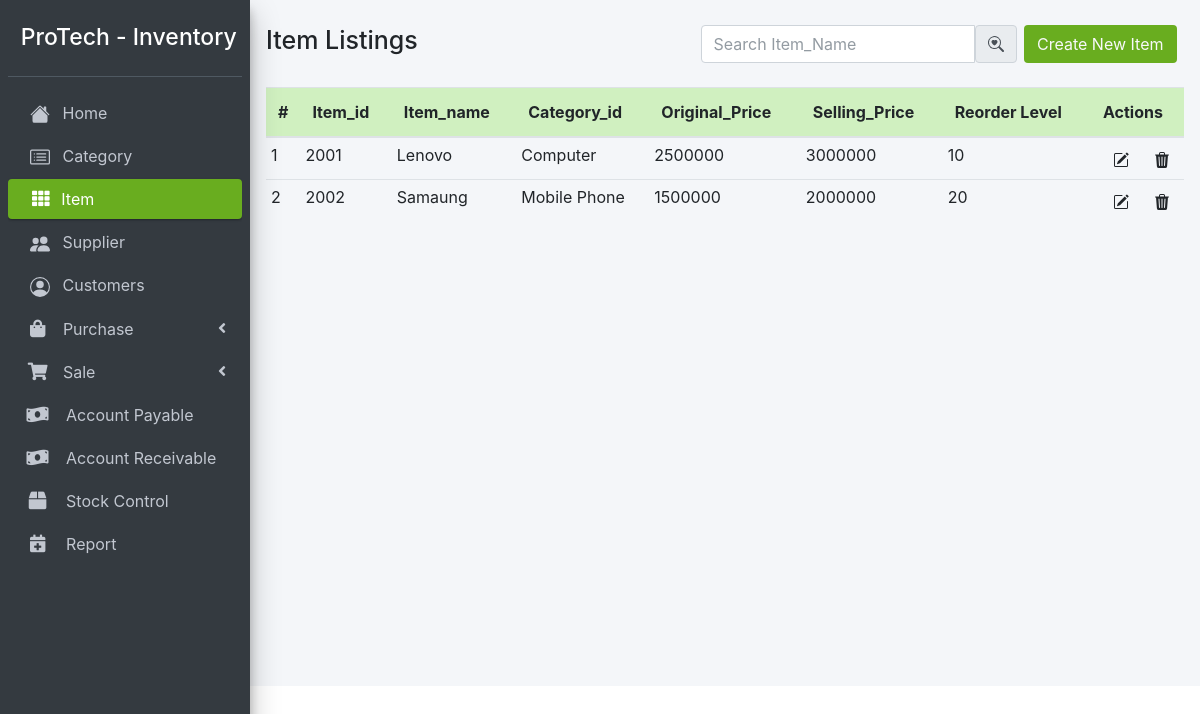
/item.php, run on the app's committed database.
### tables this page shows
CREATE TABLE `item` (
  `id` int(11) NOT NULL,
  `item_id` varchar(255) NOT NULL,
  `item_name` varchar(255) NOT NULL,
  `categories_id` varchar(255) NOT NULL,
  `original_price` int(11) NOT NULL,
  `selling_price` int(11) NOT NULL,
  `reorder_level` int(11) NOT NULL
);

CREATE TABLE `categories` (
  `id` int(11) NOT NULL,
  `categories_code` varchar(255) NOT NULL,
  `categories_name` varchar(255) NOT NULL
);

### item.php (the view, shortened to what this page needs)
<?php
require '../Config/config.php';
  ?>
 <?php include 'header.php';?>
  <?php
    if (!empty($_GET['pageno'])) {
      $pageno = $_GET['pageno'];
    }else {
      $pageno = 1;
    }
    $numOfrecs = 10;
    $offset = ($pageno - 1) * $numOfrecs;
    if (empty($_POST['search'])) {
      $stmt = $pdo->prepare("SELECT * FROM item ORDER BY id DESC");
      $stmt->execute();
      $rawResult = $stmt->fetchAll();
      $stmt = $pdo->prepare("SELECT * FROM item ORDER BY id DESC LIMIT $offset,$numOfrecs");
      $stmt->execute();
      $result = $stmt->fetchAll();
    }
   ?>
    <div class="col-md-12 px-3">
      <div class="d-flex mt-4 mb-4 justify-content-between">
        <div class="">
          <h1 class="card-title">Item Listings</h1>
        </div>
        <div class="d-flex text-right">
          <div class="ml-1">
            <form class="" action="" method="post">
              <div class="input-group">
                <input type="text" class="form-control" placeholder="Search Item_Name" name="search">
                <button type="submit" class="input-group-text" id="basic-addon2">
                </button>
              </div>
            </form>
          </div>
          <div class="col">
            <a href="item_add.php" type="button" class="btn btn-purple text-light">Create New Item</a>
          </div>
        </div>
      </div>
      <div class="outer">
        <table class="table table-hover">
          <thead class="custom-thead">
            <tr>
              <th style="width: 10px">#</th>
              <th>Item_id</th>
              <th>Item_name</th>
              <th>Category_id</th>
              <th>Original_Price</th>
              <th>Selling_Price</th>
              <th>Reorder Level</th>
              <th style="width:40px;">Actions</th>
            </tr>
          </thead>
          <tbody>
            <?php
              if ($result) {
                $idd = 1;
                foreach ($result as $value) {
                  $id = $value['categories_id'];
                  $catStmt = $pdo->prepare("SELECT * FROM categories WHERE id='$id'");
                  $catStmt->execute();
                  $catResult = $catStmt->fetch(PDO::FETCH_ASSOC);
              ?>
            <tr>
              <td><?php echo $idd; ?></td>
              <td><?php echo $value['item_id'];?></td>
              <td><?php echo $value['item_name'];?></td>
              <td><?php echo $catResult['categories_name']; ?></td>
              <td><?php echo $value['original_price']; ?></td>
              <td><?php echo $value['selling_price']; ?></td>
              <td><?php echo $value['reorder_level']; ?></td>
              <td>
                <div class="btn-group">
                  <div class="container">
                  <a href="item_edit.php?id=<?php echo $value['id'];?>" type="button" class="btn btn-sm">
                  </a>
                  </div>
                  <div class="contaienr">
                  <a href="item_delete.php?id=<?php echo $value['id'];?>" type="button" class="btn btn-sm"  onclick="return confirm('Are you sure you want to Delete?');">
                  </a>
                  </div>
                </div>
              </td>
            </tr>
            <?php
              $idd++;
                }
              }
              ?>
          </tbody>
        </table>
      </div>
    </div>

### header.php (style rules this page uses)
.card-title { font-size: 25px; font-weight: 500; }
.btn-purple { background-color: rgba(105,173,31,1) !important; }
.outer { overflow-y: auto; height: 500px; }
.outer { width: 100%; -layout: fixed; }
.outer th { text-align: left; top: 0; position: sticky; background-color: white; }
.table thead.custom-thead th { background-color: #d0f0c0; }
.table td, .table tr { padding: 5px; }

### item.php (style rules this page uses)
.outer { overflow-y: auto; height: 500px; }
.outer { width: 100%; -layout: fixed; }
.outer th { text-align: left; top: 0; position: sticky; background-color: white; }

### data on the page
item: item "2001", item_name "Lenovo", categories.categories_name "Computer", original_price "2500000", selling_price "3000000", reorder_level "10"
item: item "2002", item_name "Samaung", categories.categories_name "Mobile Phone", original_price "1500000", selling_price "2000000", reorder_level "20"
